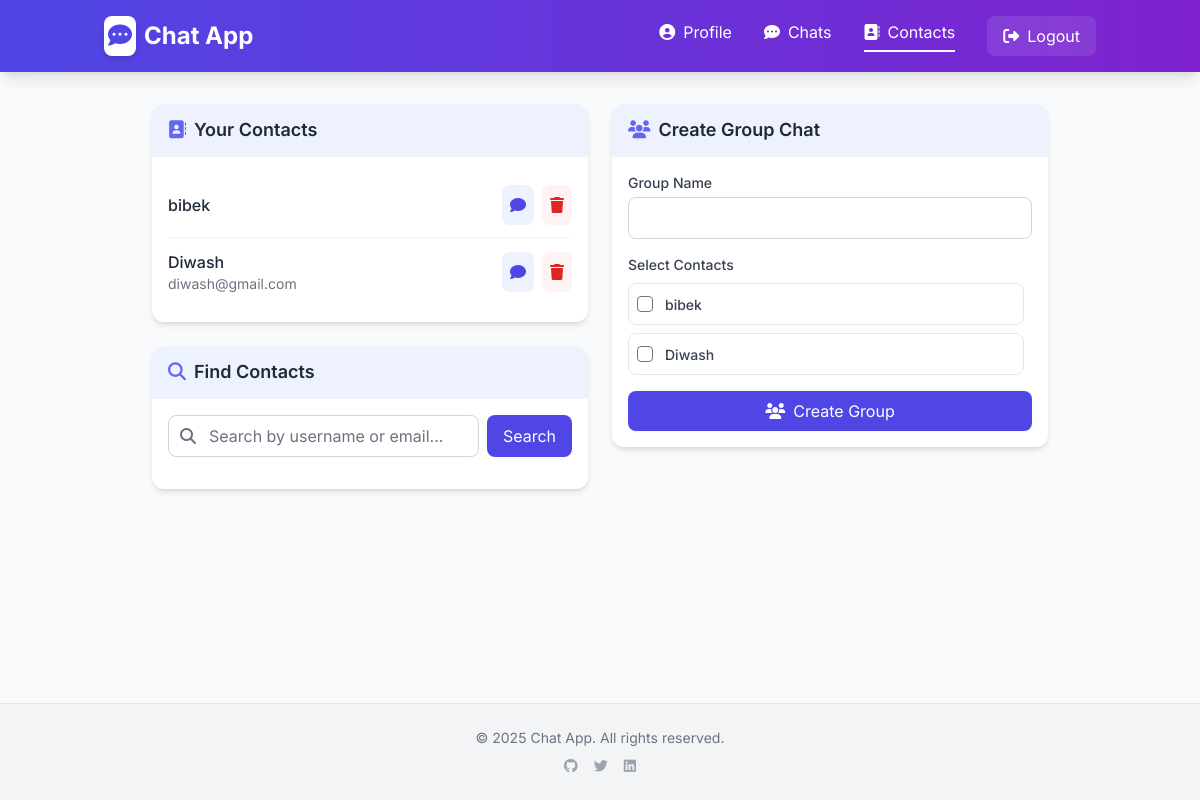
Screenshot of /contacts/ (signed in) with the database file from the repository.
### chat/models.py (models this page shows, shortened)
class Contact(models.Model):
    user = models.ForeignKey(User, related_name='contacts', on_delete=models.CASCADE)
    contact = models.ForeignKey(User, related_name='contacted_by', on_delete=models.CASCADE)
    date_added = models.DateTimeField(auto_now_add=True)
    class Meta:
        unique_together = ('user', 'contact')

### chat/views.py (the view, shortened to what this page needs)
# urls.py: path('contacts/', views.contacts, name='contacts'),
@login_required
def contacts(request):
    user_contacts = Contact.objects.filter(user=request.user).select_related('contact')
    form = ContactSearchForm(request.GET)
    search_query = ''
    if form.is_valid():
        search_query = form.cleaned_data.get('search', '')
    return render(request, 'chat/contacts.html', {
        'contacts': user_contacts,
        'form': form,
    })

### chat/forms.py
class ContactSearchForm(forms.Form):
    search = forms.CharField(max_length=100, required=False)

### chat/templates/chat/contacts.html (shortened to what this page needs)
{% extends 'base.html' %}
{% block content %}
<div class="max-w-4xl mx-auto">
  <div class="grid md:grid-cols-2 gap-6">
    <div class="col-span-2 md:col-span-1">
      <div class="bg-white rounded-xl shadow-md overflow-hidden mb-6">
        <div class="bg-indigo-50 px-4 py-3 border-b border-gray-100">
          <h2 class="text-lg font-semibold text-gray-800">
            <i class="fas fa-address-book mr-2 text-indigo-500"></i>Your Contacts
          </h2>
        </div>
        <div class="p-4">
          {% if contacts %}
            <div class="divide-y divide-gray-100">
              {% for contact in contacts %}
                <div class="py-3 flex items-center justify-between">
                  <div>
                    <h3 class="text-md font-medium text-gray-800">{{ contact.contact.username }}</h3>
                    <p class="text-sm text-gray-500">{{ contact.contact.email }}</p>
                  </div>
                  <div class="flex space-x-2">
                    <a href="{% url 'start_chat' contact.contact.id %}" class="p-2 bg-indigo-50 text-indigo-600 rounded-lg hover:bg-indigo-100 transition">
                      <i class="fas fa-comment"></i>
                    </a>
                    <a href="{% url 'remove_contact' contact.id %}" class="p-2 bg-red-50 text-red-600 rounded-lg hover:bg-red-100 transition">
                      <i class="fas fa-trash"></i>
                    </a>
                  </div>
                </div>
              {% endfor %}
            </div>
          {% endif %}
        </div>
      </div>
      <div class="bg-white rounded-xl shadow-md overflow-hidden">
        <div class="bg-indigo-50 px-4 py-3 border-b border-gray-100">
          <h2 class="text-lg font-semibold text-gray-800">
            <i class="fas fa-search mr-2 text-indigo-500"></i>Find Contacts
          </h2>
        </div>
        <div class="p-4">
          <form method="get" class="mb-4">
            <div class="flex">
              <div class="relative flex-grow">
                {{ form.search|safe }}
                <span class="absolute inset-y-0 left-0 pl-3 flex items-center text-gray-500">
                  <i class="fas fa-search"></i>
                </span>
              </div>
              <button type="submit" class="ml-2 px-4 py-2 bg-indigo-600 text-white rounded-lg hover:bg-indigo-700 transition">
                Search
              </button>
            </div>
          </form>
        </div>
      </div>
    </div>
    <div class="col-span-2 md:col-span-1">
      {% if contacts %}
        <div class="bg-white rounded-xl shadow-md overflow-hidden">
          <div class="bg-indigo-50 px-4 py-3 border-b border-gray-100">
            <h2 class="text-lg font-semibold text-gray-800">
              <i class="fas fa-users mr-2 text-indigo-500"></i>Create Group Chat
            </h2>
          </div>
          <div class="p-4">
            <form method="post" action="{% url 'create_group' %}">
              <div class="mb-4">
                <label for="group-name" class="block text-sm font-medium text-gray-700 mb-1">Group Name</label>
                <input type="text" id="group-name" name="name"
                       class="w-full px-3 py-2 border border-gray-300 rounded-lg focus:outline-none focus:ring-2 focus:ring-indigo-500 focus:border-indigo-500"
                       required>
              </div>
              <div class="mb-4">
                <label class="block text-sm font-medium text-gray-700 mb-2">Select Contacts</label>
                <div class="space-y-2 max-h-60 overflow-y-auto pr-2">
                  {% for contact in contacts %}
                    <label class="flex items-center p-2 rounded-lg border border-gray-200 hover:bg-gray-50 transition cursor-pointer">
                      <input type="checkbox" name="contacts" value="{{ contact.id }}"
                             class="h-4 w-4 text-indigo-600 focus:ring-indigo-500 rounded">
                      <span class="ml-3 block">
                        <span class="text-sm font-medium text-gray-700">{{ contact.contact.username }}</span>
                      </span>
                    </label>
                  {% endfor %}
                </div>
              </div>
              <button type="submit" class="w-full bg-indigo-600 hover:bg-indigo-700 text-white py-2 px-4 rounded-lg transition shadow-sm flex items-center justify-center">
                <i class="fas fa-users mr-2"></i> Create Group
              </button>
            </form>
          </div>
        </div>
      {% endif %}
    </div>
  </div>
</div>
{% endblock %}

### chat/templates/base.html (style rules this page uses)
body { font-family: 'Inter', sans-serif; }

### rows the page displays
Contact: contact.username "bibek"
Contact: contact.username "Diwash", contact.email "diwash@gmail.com"
